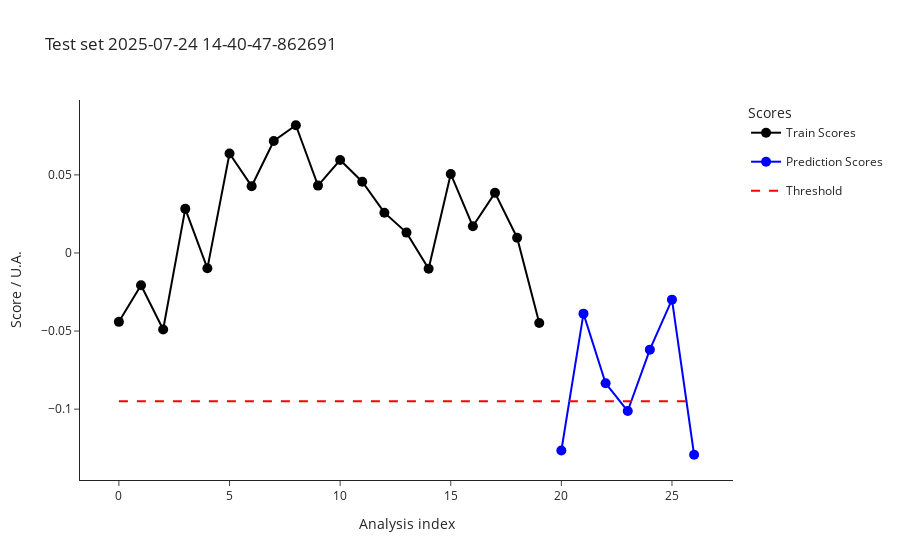

Notebook code for this chart:
### Code cell
import os

parameters_df = []
for i in test_dates:
    test_data = pd.read_csv(f"dev/test_{i}_features.csv")
    test_metadata = pd.read_csv(f"dev/test_{i}_metadata.csv")
    ml_ana.predict(test_data, test_metadata)
    outliers_test = ml_ana.test_prediction_outliers()
    
    classified_test_metadata = outliers_test
    classified_test_metadata["date"] = i
    classified_test_metadata.to_csv(f"dev/test_{i}_classified_samples.csv", index=False)
    print("Test set ", i, ": \n", test_metadata["index"].tolist()) 
    print("\n")
    
    test_batch_parameters = parameters.copy()
    test_set = len(classified_test_metadata)
    train_set = len(ml_ana.get_training_scores())
    threshold = classified_test_metadata["threshold"][1]
    num_outliers = sum(classified_test_metadata["class"] == "outlier")
    percent_outliers = (sum(classified_test_metadata["class"] == "outlier")/len(classified_test_metadata["class"]))*100

    fig_test_scores = ml_ana.plot_scores()
    fig_test_scores.write_image(f"dev/figures/fig_test_{i}_scores.png", width=1100, height= 350, scale = 3)
    fig_test_scores.update_layout(title=f"Test set {i}")
    fig_test_scores.show()

    fig_test_features = ml_ana.plot_data()
    fig_test_features.write_image(f"dev/figures/fig_test_{i}_features.png", width=1100, height= 350, scale = 3)
    #fig_test_features.show()

    test_batch_parameters.update(
        {
        "date" : i,
        "train_set" : train_set, 
        "test_set" : test_set,
        "threshold" : threshold,
        "outliers" : num_outliers,
        "outliers_percent" : percent_outliers
        }
    )
    parameters_df.append(test_batch_parameters)

    #optionally add seen normal curves to train set
    ml_ana.add_prediction()

parameters_df = pd.DataFrame(parameters_df)
if os.path.exists("dev/test_record.csv"):
    old_records = pd.read_csv("dev/test_record.csv")
    parameters_df = pd.concat([old_records, parameters_df])
    parameters_df.drop_duplicates(subset="date", keep="last", inplace=True)
    
parameters_df.to_csv("dev/test_record.csv", index = False)
print("Workflow parameters: \n", parameters_df)

### Figure 1 — Plotly figure (JSON) as saved in the notebook; plotly's stock layout.template omitted (floating-point values rounded to 4 significant figures)
{"data": [{"hovertemplate": ["<b>index: </b>18<br><b>name: </b>210812_Pac--005<br><b>path: </b>C:/Users/Sandeep/Desktop/ExtractedSignals\\210812_Pac 2021-08-12 10-30-07\\210812_Pac--005.D<br><b>batch: </b>210812_Pac 2021-08-12 10-30-07<br><b>batch_position: </b>5<br><b>idle_time: </b>39.0<br><b>sample: </b>NaCl 0,9%<br><b>method: </b>SAA_411_Pac.M<br><b>timestamp: </b>2021-08-12 10:50:23<br><b>detector: </b>G1315C<br><b>pump: </b>G7110B<br><b>start_time: </b>2021-08-12 10:50:57<br><b>end_time: </b>2021-08-12 10:54:57<br><b>runtime: </b>239.7000000000036", "<b>index: </b>19<br><b>name: </b>210812_Pac--006<br><b>path: </b>C:/Users/Sandeep/Desktop/ExtractedSignals\\210812_Pac 2021-08-12 10-30-07\\210812_Pac--006.D<br><b>batch: </b>210812_Pac 2021-08-12 10-30-07<br><b>batch_position: </b>6<br><b>idle_time: </b>39.0<br><b>sample: </b>Blank<br><b>method: </b>SAA_411_Pac.M<br><b>timestamp: </b>2021-08-12 10:55:02<br><b>detector: </b>G1315C<br><b>pump: </b>G7110B<br><b>start_time: </b>2021-08-12 10:55:36<br><b>end_time: </b>2021-08-12 10:59:36<br><b>runtime: </b>239.7000000000036", "<b>index: </b>20<br><b>name: </b>210812_Pac--007<br><b>path: </b>C:/Users/Sandeep/Desktop/ExtractedSignals\\210812_Pac 2021-08-12 10-30-07\\210812_Pac--007.D<br><b>batch: </b>210812_Pac 2021-08-12 10-30-07<br><b>batch_position: </b>7<br><b>idle_time: </b>39.0<br><b>sample: </b>0.025 mg/ml<br><b>method: </b>SAA_411_Pac.M<br><b>timestamp: </b>2021-08-12 10:59:41<br><b>detector: </b>G1315C<br><b>pump: </b>G7110B<br><b>start_time: </b>2021-08-12 11:00:15<br><b>end_time: </b>2021-08-12 11:04:15<br><b>runtime: </b>239.7000000000036", "<b>index: </b>21<br><b>name: </b>210812_Pac--008<br><b>path: </b>C:/Users/Sandeep/Desktop/ExtractedSignals\\210812_Pac 2021-08-12 10-30-07\\210812_Pac--008.D<br><b>batch: </b>210812_Pac 2021-08-12 10-30-07<br><b>batch_position: </b>8<br><b>idle_time: </b>39.0<br><b>sample: </b>Blank<br><b>method: </b>SAA_411_Pac.M<br><b>timestamp: </b>2021-08-12 11:04:20<br><b>detector: </b>G1315C<br><b>pump: </b>G7110B<br><b>start_time: </b>2021-08-12 11:04:54<br><b>end_time: </b>2021-08-12 11:08:54<br><b>runtime: </b>239.7000000000036", "<b>index: </b>22<br><b>name: </b>210812_Pac--009<br><b>path: </b>C:/Users/Sandeep/Desktop/ExtractedSignals\\210812_Pac 2021-08-12 10-30-07\\210812_Pac--009.D<br><b>batch: </b>210812_Pac 2021-08-12 10-30-07<br><b>batch_position: </b>9<br><b>idle_time: </b>38.0<br><b>sample: </b>210806/036 :10<br><b>method: </b>SAA_411_Pac.M<br><b>timestamp: </b>2021-08-12 11:08:59<br><b>detector: </b>G1315C<br><b>pump: </b>G7110B<br><b>start_time: </b>2021-08-12 11:09:32<br><b>end_time: </b>2021-08-12 11:13:32<br><b>runtime: </b>239.7000000000036", "<b>index: </b>23<br><b>name: </b>210812_Pac--010<br><b>path: </b>C:/Users/Sandeep/Desktop/ExtractedSignals\\210812_Pac 2021-08-12 10-30-07\\210812_Pac--010.D<br><b>batch: </b>210812_Pac 2021-08-12 10-30-07<br><b>batch_position: </b>10<br><b>idle_time: </b>39.0<br><b>sample: </b>210806/036 :10<br><b>method: </b>SAA_411_Pac.M<br><b>timestamp: </b>2021-08-12 11:13:37<br><b>detector: </b>G7110B<br><b>pump: </b>G7110B<br><b>start_time: </b>2021-08-12 11:14:11<br><b>end_time: </b>2021-08-12 11:18:11<br><b>runtime: </b>239.7000000000036", "<b>index: </b>24<br><b>name: </b>210812_Pac--011<br><b>path: </b>C:/Users/Sandeep/Desktop/ExtractedSignals\\210812_Pac 2021-08-12 10-30-07\\210812_Pac--011.D<br><b>batch: </b>210812_Pac 2021-08-12 10-30-07<br><b>batch_position: </b>11<br><b>idle_time: </b>39.0<br><b>sample: </b>210806/036 :10<br><b>method: </b>SAA_411_Pac.M<br><b>timestamp: </b>2021-08-12 11:18:16<br><b>detector: </b>G7110B<br><b>pump: </b>G7110B<br><b>start_time: </b>2021-08-12 11:18:50<br><b>end_time: </b>2021-08-12 11:22:50<br><b>runtime: </b>239.7000000000036", "<b>index: </b>25<br><b>name: </b>210812_Pac--012<br><b>path: </b>C:/Users/Sandeep/Desktop/ExtractedSignals\\210812_Pac 2021-08-12 10-30-07\\210812_Pac--012.D<br><b>batch: </b>210812_Pac 2021-08-12 10-30-07<br><b>batch_position: </b>12<br><b>idle_time: </b>39.0<br><b>sample: </b>Blank<br><b>method: </b>SAA_411_Pac.M<br><b>timestamp: </b>2021-08-12 11:22:55<br><b>detector: </b>G1315C<br><b>pump: </b>G7110B<br><b>start_time: </b>2021-08-12 11:23:29<br><b>end_time: </b>2021-08-12 11:27:29<br><b>runtime: </b>239.7000000000036", "<b>index: </b>26<br><b>name: </b>210812_Pac--013<br><b>path: </b>C:/Users/Sandeep/Desktop/ExtractedSignals\\210812_Pac 2021-08-12 10-30-07\\210812_Pac--013.D<br><b>batch: </b>210812_Pac 2021-08-12 10-30-07<br><b>batch_position: </b>13<br><b>idle_time: </b>39.0<br><b>sample: </b>0.025 mg/ml<br><b>method: </b>SAA_411_Pac.M<br><b>timestamp: </b>2021-08-12 11:27:34<br><b>detector: </b>G1315C<br><b>pump: </b>G7110B<br><b>start_time: </b>2021-08-12 11:28:08<br><b>end_time: </b>2021-08-12 11:32:08<br><b>runtime: </b>239.7000000000036", "<b>index: </b>27<br><b>name: </b>210812_Pac--014<br><b>path: </b>C:/Users/Sandeep/Desktop/ExtractedSignals\\210812_Pac 2021-08-12 10-30-07\\210812_Pac--014.D<br><b>batch: </b>210812_Pac 2021-08-12 10-30-07<br><b>batch_position: </b>14<br><b>idle_time: </b>38.0<br><b>sample: </b>Blank<br><b>method: </b>SAA_411_Pac.M<br><b>timestamp: </b>2021-08-12 11:32:13<br><b>detector: </b>G7110B<br><b>pump: </b>G7110B<br><b>start_time: </b>2021-08-12 11:32:46<br><b>end_time: </b>2021-08-12 11:36:47<br><b>runtime: </b>239.7000000000036", "<b>index: </b>51<br><b>name: </b>210813_Pac--005<br><b>path: </b>C:/Users/Sandeep/Desktop/ExtractedSignals\\210813_Pac 2021-08-13 10-37-27\\210813_Pac--005.D<br><b>batch: </b>210813_Pac 2021-08-13 10-37-27<br><b>batch_position: </b>5<br><b>idle_time: </b>39.0<br><b>sample: </b>NaCl 0,9%<br><b>method: </b>SAA_411_Pac.M<br><b>timestamp: </b>2021-08-13 10:57:52<br><b>detector: </b>G7110B<br><b>pump: </b>G7110B<br><b>start_time: </b>2021-08-13 10:58:26<br><b>end_time: </b>2021-08-13 11:02:27<br><b>runtime: </b>239.7000000000036", "<b>index: </b>52<br><b>name: </b>210813_Pac--006<br><b>path: </b>C:/Users/Sandeep/Desktop/ExtractedSignals\\210813_Pac 2021-08-13 10-37-27\\210813_Pac--006.D<br><b>batch: </b>210813_Pac 2021-08-13 10-37-27<br><b>batch_position: </b>6<br><b>idle_time: </b>38.0<br><b>sample: </b>Blank<br><b>method: </b>SAA_411_Pac.M<br><b>timestamp: </b>2021-08-13 11:02:31<br><b>detector: </b>G1315C<br><b>pump: </b>G7110B<br><b>start_time: </b>2021-08-13 11:03:05<br><b>end_time: </b>2021-08-13 11:07:06<br><b>runtime: </b>239.7000000000036", "<b>index: </b>53<br><b>name: </b>210813_Pac--007<br><b>path: </b>C:/Users/Sandeep/Desktop/ExtractedSignals\\210813_Pac 2021-08-13 10-37-27\\210813_Pac--007.D<br><b>batch: </b>210813_Pac 2021-08-13 10-37-27<br><b>batch_position: </b>7<br><b>idle_time: </b>38.0<br><b>sample: </b>0.025 mg/ml<br><b>method: </b>SAA_411_Pac.M<br><b>timestamp: </b>2021-08-13 11:07:10<br><b>detector: </b>G1315C<br><b>pump: </b>G7116B<br><b>start_time: </b>2021-08-13 11:07:44<br><b>end_time: </b>2021-08-13 11:11:45<br><b>runtime: </b>239.7000000000036", "<b>index: </b>54<br><b>name: </b>210813_Pac--008<br><b>path: </b>C:/Users/Sandeep/Desktop/ExtractedSignals\\210813_Pac 2021-08-13 10-37-27\\210813_Pac--008.D<br><b>batch: </b>210813_Pac 2021-08-13 10-37-27<br><b>batch_position: </b>8<br><b>idle_time: </b>38.0<br><b>sample: </b>Blank<br><b>method: </b>SAA_411_Pac.M<br><b>timestamp: </b>2021-08-13 11:11:49<br><b>detector: </b>G1315C<br><b>pump: </b>G7110B<br><b>start_time: </b>2021-08-13 11:12:23<br><b>end_time: </b>2021-08-13 11:16:23<br><b>runtime: </b>239.7000000000036", "<b>index: </b>55<br><b>name: </b>210813_Pac--009<br><b>path: </b>C:/Users/Sandeep/Desktop/ExtractedSignals\\210813_Pac 2021-08-13 10-37-27\\210813_Pac--009.D<br><b>batch: </b>210813_Pac 2021-08-13 10-37-27<br><b>batch_position: </b>9<br><b>idle_time: </b>39.0<br><b>sample: </b>210812/004 :20<br><b>method: </b>SAA_411_Pac.M<br><b>timestamp: </b>2021-08-13 11:16:28<br><b>detector: </b>G1315C<br><b>pump: </b>G7110B<br><b>start_time: </b>2021-08-13 11:17:02<br><b>end_time: </b>2021-08-13 11:21:03<br><b>runtime: </b>239.7000000000036", "<b>index: </b>56<br><b>name: </b>210813_Pac--010<br><b>path: </b>C:/Users/Sandeep/Desktop/ExtractedSignals\\210813_Pac 2021-08-13 10-37-27\\210813_Pac--010.D<br><b>batch: </b>210813_Pac 2021-08-13 10-37-27<br><b>batch_position: </b>10<br><b>idle_time: </b>38.0<br><b>sample: </b>210812/004 :20<br><b>method: </b>SAA_411_Pac.M<br><b>timestamp: </b>2021-08-13 11:21:08<br><b>detector: </b>G1315C<br><b>pump: </b>G7110B<br><b>start_time: </b>2021-08-13 11:21:41<br><b>end_time: </b>2021-08-13 11:25:42<br><b>runtime: </b>239.7000000000036", "<b>index: </b>57<br><b>name: </b>210813_Pac--011<br><b>path: </b>C:/Users/Sandeep/Desktop/ExtractedSignals\\210813_Pac 2021-08-13 10-37-27\\210813_Pac--011.D<br><b>batch: </b>210813_Pac 2021-08-13 10-37-27<br><b>batch_position: </b>11<br><b>idle_time: </b>39.0<br><b>sample: </b>210812/004 :20<br><b>method: </b>SAA_411_Pac.M<br><b>timestamp: </b>2021-08-13 11:25:46<br><b>detector: </b>G1315C<br><b>pump: </b>G7110B<br><b>start_time: </b>2021-08-13 11:26:21<br><b>end_time: </b>2021-08-13 11:30:21<br><b>runtime: </b>239.7000000000036", "<b>index: </b>58<br><b>name: </b>210813_Pac--012<br><b>path: </b>C:/Users/Sandeep/Desktop/ExtractedSignals\\210813_Pac 2021-08-13 10-37-27\\210813_Pac--012.D<br><b>batch: </b>210813_Pac 2021-08-13 10-37-27<br><b>batch_position: </b>12<br><b>idle_time: </b>38.0<br><b>sample: </b>Blank<br><b>method: </b>SAA_411_Pac.M<br><b>timestamp: </b>2021-08-13 11:30:26<br><b>detector: </b>G1315C<br><b>pump: </b>G7110B<br><b>start_time: </b>2021-08-13 11:30:59<br><b>end_time: </b>2021-08-13 11:34:59<br><b>runtime: </b>239.7000000000036", "<b>index: </b>59<br><b>name: </b>210813_Pac--013<br><b>path: </b>C:/Users/Sandeep/Desktop/ExtractedSignals\\210813_Pac 2021-08-13 10-37-27\\210813_Pac--013.D<br><b>batch: </b>210813_Pac 2021-08-13 10-37-27<br><b>batch_position: </b>13<br><b>idle_time: </b>39.0<br><b>sample: </b>0.025 mg/ml<br><b>method: </b>SAA_411_Pac.M<br><b>timestamp: </b>2021-08-13 11:35:04<br><b>detector: </b>G1315C<br><b>pump: </b>G7110B<br><b>start_time: </b>2021-08-13 11:35:38<br><b>end_time: </b>2021-08-13 11:39:38<br><b>runtime: </b>239.7000000000036", "<b>index: </b>60<br><b>name: </b>210813_Pac--014<br><b>path: </b>C:/Users/Sandeep/Desktop/ExtractedSignals\\210813_Pac 2021-08-13 10-37-27\\210813_Pac--014.D<br><b>batch: </b>210813_Pac 2021-08-13 10-37-27<br><b>batch_position: </b>14<br><b>idle_time: </b>38.0<br><b>sample: </b>Blank<br><b>method: </b>SAA_411_Pac.M<br><b>timestamp: </b>2021-08-13 11:39:43<br><b>detector: </b>G1315C<br><b>pump: </b>G7110B<br><b>start_time: </b>2021-08-13 11:40:16<br><b>end_time: </b>2021-08-13 11:44:17<br><b>runtime: </b>239.7000000000036"], "legendgroup": "Train", "line": {"color": "black"}, "marker": {"color": "black", "size": 10}, "mode": "lines+markers", "name": "Train Scores", "text": ["<b>index: </b>18<br><b>name: </b>210812_Pac--005<br><b>path: </b>C:/Users/Sandeep/Desktop/ExtractedSignals\\210812_Pac 2021-08-12 10-30-07\\210812_Pac--005.D<br><b>batch: </b>210812_Pac 2021-08-12 10-30-07<br><b>batch_position: </b>5<br><b>idle_time: </b>39.0<br><b>sample: </b>NaCl 0,9%<br><b>method: </b>SAA_411_Pac.M<br><b>timestamp: </b>2021-08-12 10:50:23<br><b>detector: </b>G1315C<br><b>pump: </b>G7110B<br><b>start_time: </b>2021-08-12 10:50:57<br><b>end_time: </b>2021-08-12 10:54:57<br><b>runtime: </b>239.7000000000036", "<b>index: </b>19<br><b>name: </b>210812_Pac--006<br><b>path: </b>C:/Users/Sandeep/Desktop/ExtractedSignals\\210812_Pac 2021-08-12 10-30-07\\210812_Pac--006.D<br><b>batch: </b>210812_Pac 2021-08-12 10-30-07<br><b>batch_position: </b>6<br><b>idle_time: </b>39.0<br><b>sample: </b>Blank<br><b>method: </b>SAA_411_Pac.M<br><b>timestamp: </b>2021-08-12 10:55:02<br><b>detector: </b>G1315C<br><b>pump: </b>G7110B<br><b>start_time: </b>2021-08-12 10:55:36<br><b>end_time: </b>2021-08-12 10:59:36<br><b>runtime: </b>239.7000000000036", "<b>index: </b>20<br><b>name: </b>210812_Pac--007<br><b>path: </b>C:/Users/Sandeep/Desktop/ExtractedSignals\\210812_Pac 2021-08-12 10-30-07\\210812_Pac--007.D<br><b>batch: </b>210812_Pac 2021-08-12 10-30-07<br><b>batch_position: </b>7<br><b>idle_time: </b>39.0<br><b>sample: </b>0.025 mg/ml<br><b>method: </b>SAA_411_Pac.M<br><b>timestamp: </b>2021-08-12 10:59:41<br><b>detector: </b>G1315C<br><b>pump: </b>G7110B<br><b>start_time: </b>2021-08-12 11:00:15<br><b>end_time: </b>2021-08-12 11:04:15<br><b>runtime: </b>239.7000000000036", "<b>index: </b>21<br><b>name: </b>210812_Pac--008<br><b>path: </b>C:/Users/Sandeep/Desktop/ExtractedSignals\\210812_Pac 2021-08-12 10-30-07\\210812_Pac--008.D<br><b>batch: </b>210812_Pac 2021-08-12 10-30-07<br><b>batch_position: </b>8<br><b>idle_time: </b>39.0<br><b>sample: </b>Blank<br><b>method: </b>SAA_411_Pac.M<br><b>timestamp: </b>2021-08-12 11:04:20<br><b>detector: </b>G1315C<br><b>pump: </b>G7110B<br><b>start_time: </b>2021-08-12 11:04:54<br><b>end_time: </b>2021-08-12 11:08:54<br><b>runtime: </b>239.7000000000036", "<b>index: </b>22<br><b>name: </b>210812_Pac--009<br><b>path: </b>C:/Users/Sandeep/Desktop/ExtractedSignals\\210812_Pac 2021-08-12 10-30-07\\210812_Pac--009.D<br><b>batch: </b>210812_Pac 2021-08-12 10-30-07<br><b>batch_position: </b>9<br><b>idle_time: </b>38.0<br><b>sample: </b>210806/036 :10<br><b>method: </b>SAA_411_Pac.M<br><b>timestamp: </b>2021-08-12 11:08:59<br><b>detector: </b>G1315C<br><b>pump: </b>G7110B<br><b>start_time: </b>2021-08-12 11:09:32<br><b>end_time: </b>2021-08-12 11:13:32<br><b>runtime: </b>239.7000000000036", "<b>index: </b>23<br><b>name: </b>210812_Pac--010<br><b>path: </b>C:/Users/Sandeep/Desktop/ExtractedSignals\\210812_Pac 2021-08-12 10-30-07\\210812_Pac--010.D<br><b>batch: </b>210812_Pac 2021-08-12 10-30-07<br><b>batch_position: </b>10<br><b>idle_time: </b>39.0<br><b>sample: </b>210806/036 :10<br><b>method: </b>SAA_411_Pac.M<br><b>timestamp: </b>2021-08-12 11:13:37<br><b>detector: </b>G7110B<br><b>pump: </b>G7110B<br><b>start_time: </b>2021-08-12 11:14:11<br><b>end_time: </b>2021-08-12 11:18:11<br><b>runtime: </b>239.7000000000036", "<b>index: </b>24<br><b>name: </b>210812_Pac--011<br><b>path: </b>C:/Users/Sandeep/Desktop/ExtractedSignals\\210812_Pac 2021-08-12 10-30-07\\210812_Pac--011.D<br><b>batch: </b>210812_Pac 2021-08-12 10-30-07<br><b>batch_position: </b>11<br><b>idle_time: </b>39.0<br><b>sample: </b>210806/036 :10<br><b>method: </b>SAA_411_Pac.M<br><b>timestamp: </b>2021-08-12 11:18:16<br><b>detector: </b>G7110B<br><b>pump: </b>G7110B<br><b>start_time: </b>2021-08-12 11:18:50<br><b>end_time: </b>2021-08-12 11:22:50<br><b>runtime: </b>239.7000000000036", "<b>index: </b>25<br><b>name: </b>210812_Pac--012<br><b>path: </b>C:/Users/Sandeep/Desktop/ExtractedSignals\\210812_Pac 2021-08-12 10-30-07\\210812_Pac--012.D<br><b>batch: </b>210812_Pac 2021-08-12 10-30-07<br><b>batch_position: </b>12<br><b>idle_time: </b>39.0<br><b>sample: </b>Blank<br><b>method: </b>SAA_411_Pac.M<br><b>timestamp: </b>2021-08-12 11:22:55<br><b>detector: </b>G1315C<br><b>pump: </b>G7110B<br><b>start_time: </b>2021-08-12 11:23:29<br><b>end_time: </b>2021-08-12 11:27:29<br><b>runtime: </b>239.7000000000036", "<b>index: </b>26<br><b>name: </b>210812_Pac--013<br><b>path: </b>C:/Users/Sandeep/Desktop/ExtractedSignals\\210812_Pac 2021-08-12 10-30-07\\210812_Pac--013.D<br><b>batch: </b>210812_Pac 2021-08-12 10-30-07<br><b>batch_position: </b>13<br><b>idle_time: </b>39.0<br><b>sample: </b>0.025 mg/ml<br><b>method: </b>SAA_411_Pac.M<br><b>timestamp: </b>2021-08-12 11:27:34<br><b>detector: </b>G1315C<br><b>pump: </b>G7110B<br><b>start_time: </b>2021-08-12 11:28:08<br><b>end_time: </b>2021-08-12 11:32:08<br><b>runtime: </b>239.7000000000036", "<b>index: </b>27<br><b>name: </b>210812_Pac--014<br><b>path: </b>C:/Users/Sandeep/Desktop/ExtractedSignals\\210812_Pac 2021-08-12 10-30-07\\210812_Pac--014.D<br><b>batch: </b>210812_Pac 2021-08-12 10-30-07<br><b>batch_position: </b>14<br><b>idle_time: </b>38.0<br><b>sample: </b>Blank<br><b>method: </b>SAA_411_Pac.M<br><b>timestamp: </b>2021-08-12 11:32:13<br><b>detector: </b>G7110B<br><b>pump: </b>G7110B<br><b>start_time: </b>2021-08-12 11:32:46<br><b>end_time: </b>2021-08-12 11:36:47<br><b>runtime: </b>239.7000000000036", "<b>index: </b>51<br><b>name: </b>210813_Pac--005<br><b>path: </b>C:/Users/Sandeep/Desktop/ExtractedSignals\\210813_Pac 2021-08-13 10-37-27\\210813_Pac--005.D<br><b>batch: </b>210813_Pac 2021-08-13 10-37-27<br><b>batch_position: </b>5<br><b>idle_time: </b>39.0<br><b>sample: </b>NaCl 0,9%<br><b>method: </b>SAA_411_Pac.M<br><b>timestamp: </b>2021-08-13 10:57:52<br><b>detector: </b>G7110B<br><b>pump: </b>G7110B<br><b>start_time: </b>2021-08-13 10:58:26<br><b>end_time: </b>2021-08-13 11:02:27<br><b>runtime: </b>239.7000000000036", "<b>index: </b>52<br><b>name: </b>210813_Pac--006<br><b>path: </b>C:/Users/Sandeep/Desktop/ExtractedSignals\\210813_Pac 2021-08-13 10-37-27\\210813_Pac--006.D<br><b>batch: </b>210813_Pac 2021-08-13 10-37-27<br><b>batch_position: </b>6<br><b>idle_time: </b>38.0<br><b>sample: </b>Blank<br><b>method: </b>SAA_411_Pac.M<br><b>timestamp: </b>2021-08-13 11:02:31<br><b>detector: </b>G1315C<br><b>pump: </b>G7110B<br><b>start_time: </b>2021-08-13 11:03:05<br><b>end_time: </b>2021-08-13 11:07:06<br><b>runtime: </b>239.7000000000036", "<b>index: </b>53<br><b>name: </b>210813_Pac--007<br><b>path: </b>C:/Users/Sandeep/Desktop/ExtractedSignals\\210813_Pac 2021-08-13 10-37-27\\210813_Pac--007.D<br><b>batch: </b>210813_Pac 2021-08-13 10-37-27<br><b>batch_position: </b>7<br><b>idle_time: </b>38.0<br><b>sample: </b>0.025 mg/ml<br><b>method: </b>SAA_411_Pac.M<br><b>timestamp: </b>2021-08-13 11:07:10<br><b>detector: </b>G1315C<br><b>pump: </b>G7116B<br><b>start_time: </b>2021-08-13 11:07:44<br><b>end_time: </b>2021-08-13 11:11:45<br><b>runtime: </b>239.7000000000036", "<b>index: </b>54<br><b>name: </b>210813_Pac--008<br><b>path: </b>C:/Users/Sandeep/Desktop/ExtractedSignals\\210813_Pac 2021-08-13 10-37-27\\210813_Pac--008.D<br><b>batch: </b>210813_Pac 2021-08-13 10-37-27<br><b>batch_position: </b>8<br><b>idle_time: </b>38.0<br><b>sample: </b>Blank<br><b>method: </b>SAA_411_Pac.M<br><b>timestamp: </b>2021-08-13 11:11:49<br><b>detector: </b>G1315C<br><b>pump: </b>G7110B<br><b>start_time: </b>2021-08-13 11:12:23<br><b>end_time: </b>2021-08-13 11:16:23<br><b>runtime: </b>239.7000000000036", "<b>index: </b>55<br><b>name: </b>210813_Pac--009<br><b>path: </b>C:/Users/Sandeep/Desktop/ExtractedSignals\\210813_Pac 2021-08-13 10-37-27\\210813_Pac--009.D<br><b>batch: </b>210813_Pac 2021-08-13 10-37-27<br><b>batch_position: </b>9<br><b>idle_time: </b>39.0<br><b>sample: </b>210812/004 :20<br><b>method: </b>SAA_411_Pac.M<br><b>timestamp: </b>2021-08-13 11:16:28<br><b>detector: </b>G1315C<br><b>pump: </b>G7110B<br><b>start_time: </b>2021-08-13 11:17:02<br><b>end_time: </b>2021-08-13 11:21:03<br><b>runtime: </b>239.7000000000036", "<b>index: </b>56<br><b>name: </b>210813_Pac--010<br><b>path: </b>C:/Users/Sandeep/Desktop/ExtractedSignals\\210813_Pac 2021-08-13 10-37-27\\210813_Pac--010.D<br><b>batch: </b>210813_Pac 2021-08-13 10-37-27<br><b>batch_position: </b>10<br><b>idle_time: </b>38.0<br><b>sample: </b>210812/004 :20<br><b>method: </b>SAA_411_Pac.M<br><b>timestamp: </b>2021-08-13 11:21:08<br><b>detector: </b>G1315C<br><b>pump: </b>G7110B<br><b>start_time: </b>2021-08-13 11:21:41<br><b>end_time: </b>2021-08-13 11:25:42<br><b>runtime: </b>239.7000000000036", "<b>index: </b>57<br><b>name: </b>210813_Pac--011<br><b>path: </b>C:/Users/Sandeep/Desktop/ExtractedSignals\\210813_Pac 2021-08-13 10-37-27\\210813_Pac--011.D<br><b>batch: </b>210813_Pac 2021-08-13 10-37-27<br><b>batch_position: </b>11<br><b>idle_time: </b>39.0<br><b>sample: </b>210812/004 :20<br><b>method: </b>SAA_411_Pac.M<br><b>timestamp: </b>2021-08-13 11:25:46<br><b>detector: </b>G1315C<br><b>pump: </b>G7110B<br><b>start_time: </b>2021-08-13 11:26:21<br><b>end_time: </b>2021-08-13 11:30:21<br><b>runtime: </b>239.7000000000036", "<b>index: </b>58<br><b>name: </b>210813_Pac--012<br><b>path: </b>C:/Users/Sandeep/Desktop/ExtractedSignals\\210813_Pac 2021-08-13 10-37-27\\210813_Pac--012.D<br><b>batch: </b>210813_Pac 2021-08-13 10-37-27<br><b>batch_position: </b>12<br><b>idle_time: </b>38.0<br><b>sample: </b>Blank<br><b>method: </b>SAA_411_Pac.M<br><b>timestamp: </b>2021-08-13 11:30:26<br><b>detector: </b>G1315C<br><b>pump: </b>G7110B<br><b>start_time: </b>2021-08-13 11:30:59<br><b>end_time: </b>2021-08-13 11:34:59<br><b>runtime: </b>239.7000000000036", "<b>index: </b>59<br><b>name: </b>210813_Pac--013<br><b>path: </b>C:/Users/Sandeep/Desktop/ExtractedSignals\\210813_Pac 2021-08-13 10-37-27\\210813_Pac--013.D<br><b>batch: </b>210813_Pac 2021-08-13 10-37-27<br><b>batch_position: </b>13<br><b>idle_time: </b>39.0<br><b>sample: </b>0.025 mg/ml<br><b>method: </b>SAA_411_Pac.M<br><b>timestamp: </b>2021-08-13 11:35:04<br><b>detector: </b>G1315C<br><b>pump: </b>G7110B<br><b>start_time: </b>2021-08-13 11:35:38<br><b>end_time: </b>2021-08-13 11:39:38<br><b>runtime: </b>239.7000000000036", "<b>index: </b>60<br><b>name: </b>210813_Pac--014<br><b>path: </b>C:/Users/Sandeep/Desktop/ExtractedSignals\\210813_Pac 2021-08-13 10-37-27\\210813_Pac--014.D<br><b>batch: </b>210813_Pac 2021-08-13 10-37-27<br><b>batch_position: </b>14<br><b>idle_time: </b>38.0<br><b>sample: </b>Blank<br><b>method: </b>SAA_411_Pac.M<br><b>timestamp: </b>2021-08-13 11:39:43<br><b>detector: </b>G1315C<br><b>pump: </b>G7110B<br><b>start_time: </b>2021-08-13 11:40:16<br><b>end_time: </b>2021-08-13 11:44:17<br><b>runtime: </b>239.7000000000036"], "type": "scatter", "x": [0, 1, 2, 3, 4, 5, 6, 7, 8, 9, 10, 11, 12, 13, 14, 15, 16, 17, 18, 19], "y": [-0.0441, -0.02063, -0.04898, 0.02825, -0.009832, 0.06372, 0.0428, 0.0717, 0.08179, 0.04315, 0.05954, 0.04563, 0.02579, 0.01304, -0.01013, 0.05061, 0.01709, 0.0385, 0.009774, -0.04481]}, {"hovertemplate": ["<b>index: </b>238<br><b>name: </b>210906_Pac--005<br><b>path: </b>C:/Users/Sandeep/Desktop/ExtractedSignals\\210906_Pac 2021-09-06 11-09-22\\210906_Pac--005.D<br><b>batch: </b>210906_Pac 2021-09-06 11-09-22<br><b>batch_position: </b>5<br><b>idle_time: </b>38.0<br><b>sample: </b>NaCl 0,9%<br><b>method: </b>SAA_411_Pac.M<br><b>timestamp: </b>2021-09-06 11:28:17<br><b>detector: </b>G1315C<br><b>pump: </b>G7116B<br><b>start_time: </b>2021-09-06 11:28:51<br><b>end_time: </b>2021-09-06 11:32:51<br><b>runtime: </b>239.7000000000036", "<b>index: </b>125<br><b>name: </b>210819_Pac--010<br><b>path: </b>C:/Users/Sandeep/Desktop/ExtractedSignals\\210819_Pac 2021-08-19 15-50-49\\210819_Pac--010.D<br><b>batch: </b>210819_Pac 2021-08-19 15-50-49<br><b>batch_position: </b>10<br><b>idle_time: </b>39.0<br><b>sample: </b>210818/001 :20<br><b>method: </b>SAA_411_Pac.M<br><b>timestamp: </b>2021-08-19 16:34:42<br><b>detector: </b>G7110B<br><b>pump: </b>G7110B<br><b>start_time: </b>2021-08-19 16:35:16<br><b>end_time: </b>2021-08-19 16:39:17<br><b>runtime: </b>239.7000000000036", "<b>index: </b>165<br><b>name: </b>210826_Pac--017<br><b>path: </b>C:/Users/Sandeep/Desktop/ExtractedSignals\\210826_Pac 2021-08-26 16-15-14\\210826_Pac--017.D<br><b>batch: </b>210826_Pac 2021-08-26 16-15-14<br><b>batch_position: </b>17<br><b>idle_time: </b>41.0<br><b>sample: </b>210826/002 :10<br><b>method: </b>SAA_411_Pac.M<br><b>timestamp: </b>2021-08-26 17:30:12<br><b>detector: </b>G1315C<br><b>pump: </b>G7110B<br><b>start_time: </b>2021-08-26 17:30:46<br><b>end_time: </b>2021-08-26 17:34:46<br><b>runtime: </b>239.7000000000036", "<b>index: </b>275<br><b>name: </b>210910_Pac--010<br><b>path: </b>C:/Users/Sandeep/Desktop/ExtractedSignals\\210910_Pac 2021-09-10 14-25-54\\210910_Pac--010.D<br><b>batch: </b>210910_Pac 2021-09-10 14-25-54<br><b>batch_position: </b>10<br><b>idle_time: </b>37.0<br><b>sample: </b>210903/021 :10<br><b>method: </b>SAA_411_Pac.M<br><b>timestamp: </b>2021-09-10 15:09:12<br><b>detector: </b>G7110B<br><b>pump: </b>G7110B<br><b>start_time: </b>2021-09-10 15:09:44<br><b>end_time: </b>2021-09-10 15:13:45<br><b>runtime: </b>239.7000000000036", "<b>index: </b>150<br><b>name: </b>210826_Pac--002<br><b>path: </b>C:/Users/Sandeep/Desktop/ExtractedSignals\\210826_Pac 2021-08-26 16-15-14\\210826_Pac--002.D<br><b>batch: </b>210826_Pac 2021-08-26 16-15-14<br><b>batch_position: </b>2<br><b>idle_time: </b>40.0<br><b>sample: </b>Blank<br><b>method: </b>SAA_411_Pac.M<br><b>timestamp: </b>2021-08-26 16:20:13<br><b>detector: </b>G7110B<br><b>pump: </b>G7110B<br><b>start_time: </b>2021-08-26 16:20:47<br><b>end_time: </b>2021-08-26 16:24:47<br><b>runtime: </b>239.4000000000036", "<b>index: </b>124<br><b>name: </b>210819_Pac--009<br><b>path: </b>C:/Users/Sandeep/Desktop/ExtractedSignals\\210819_Pac 2021-08-19 15-50-49\\210819_Pac--009.D<br><b>batch: </b>210819_Pac 2021-08-19 15-50-49<br><b>batch_position: </b>9<br><b>idle_time: </b>39.0<br><b>sample: </b>210818/001 :20<br><b>method: </b>SAA_411_Pac.M<br><b>timestamp: </b>2021-08-19 16:30:03<br><b>detector: </b>G1315C<br><b>pump: </b>G7110B<br><b>start_time: </b>2021-08-19 16:30:37<br><b>end_time: </b>2021-08-19 16:34:37<br><b>runtime: </b>239.7000000000036", "<b>index: </b>237<br><b>name: </b>210906_Pac--004<br><b>path: </b>C:/Users/Sandeep/Desktop/ExtractedSignals\\210906_Pac 2021-09-06 11-09-22\\210906_Pac--004.D<br><b>batch: </b>210906_Pac 2021-09-06 11-09-22<br><b>batch_position: </b>4<br><b>idle_time: </b>39.0<br><b>sample: </b>Blank<br><b>method: </b>SAA_411_Pac.M<br><b>timestamp: </b>2021-09-06 11:23:39<br><b>detector: </b>G1315C<br><b>pump: </b>G7110B<br><b>start_time: </b>2021-09-06 11:24:12<br><b>end_time: </b>2021-09-06 11:28:13<br><b>runtime: </b>239.7000000000036"], "legendgroup": "Prediction", "line": {"color": "blue"}, "marker": {"color": "blue", "size": 10}, "mode": "lines+markers", "name": "Prediction Scores", "text": ["<b>index: </b>238<br><b>name: </b>210906_Pac--005<br><b>path: </b>C:/Users/Sandeep/Desktop/ExtractedSignals\\210906_Pac 2021-09-06 11-09-22\\210906_Pac--005.D<br><b>batch: </b>210906_Pac 2021-09-06 11-09-22<br><b>batch_position: </b>5<br><b>idle_time: </b>38.0<br><b>sample: </b>NaCl 0,9%<br><b>method: </b>SAA_411_Pac.M<br><b>timestamp: </b>2021-09-06 11:28:17<br><b>detector: </b>G1315C<br><b>pump: </b>G7116B<br><b>start_time: </b>2021-09-06 11:28:51<br><b>end_time: </b>2021-09-06 11:32:51<br><b>runtime: </b>239.7000000000036", "<b>index: </b>125<br><b>name: </b>210819_Pac--010<br><b>path: </b>C:/Users/Sandeep/Desktop/ExtractedSignals\\210819_Pac 2021-08-19 15-50-49\\210819_Pac--010.D<br><b>batch: </b>210819_Pac 2021-08-19 15-50-49<br><b>batch_position: </b>10<br><b>idle_time: </b>39.0<br><b>sample: </b>210818/001 :20<br><b>method: </b>SAA_411_Pac.M<br><b>timestamp: </b>2021-08-19 16:34:42<br><b>detector: </b>G7110B<br><b>pump: </b>G7110B<br><b>start_time: </b>2021-08-19 16:35:16<br><b>end_time: </b>2021-08-19 16:39:17<br><b>runtime: </b>239.7000000000036", "<b>index: </b>165<br><b>name: </b>210826_Pac--017<br><b>path: </b>C:/Users/Sandeep/Desktop/ExtractedSignals\\210826_Pac 2021-08-26 16-15-14\\210826_Pac--017.D<br><b>batch: </b>210826_Pac 2021-08-26 16-15-14<br><b>batch_position: </b>17<br><b>idle_time: </b>41.0<br><b>sample: </b>210826/002 :10<br><b>method: </b>SAA_411_Pac.M<br><b>timestamp: </b>2021-08-26 17:30:12<br><b>detector: </b>G1315C<br><b>pump: </b>G7110B<br><b>start_time: </b>2021-08-26 17:30:46<br><b>end_time: </b>2021-08-26 17:34:46<br><b>runtime: </b>239.7000000000036", "<b>index: </b>275<br><b>name: </b>210910_Pac--010<br><b>path: </b>C:/Users/Sandeep/Desktop/ExtractedSignals\\210910_Pac 2021-09-10 14-25-54\\210910_Pac--010.D<br><b>batch: </b>210910_Pac 2021-09-10 14-25-54<br><b>batch_position: </b>10<br><b>idle_time: </b>37.0<br><b>sample: </b>210903/021 :10<br><b>method: </b>SAA_411_Pac.M<br><b>timestamp: </b>2021-09-10 15:09:12<br><b>detector: </b>G7110B<br><b>pump: </b>G7110B<br><b>start_time: </b>2021-09-10 15:09:44<br><b>end_time: </b>2021-09-10 15:13:45<br><b>runtime: </b>239.7000000000036", "<b>index: </b>150<br><b>name: </b>210826_Pac--002<br><b>path: </b>C:/Users/Sandeep/Desktop/ExtractedSignals\\210826_Pac 2021-08-26 16-15-14\\210826_Pac--002.D<br><b>batch: </b>210826_Pac 2021-08-26 16-15-14<br><b>batch_position: </b>2<br><b>idle_time: </b>40.0<br><b>sample: </b>Blank<br><b>method: </b>SAA_411_Pac.M<br><b>timestamp: </b>2021-08-26 16:20:13<br><b>detector: </b>G7110B<br><b>pump: </b>G7110B<br><b>start_time: </b>2021-08-26 16:20:47<br><b>end_time: </b>2021-08-26 16:24:47<br><b>runtime: </b>239.4000000000036", "<b>index: </b>124<br><b>name: </b>210819_Pac--009<br><b>path: </b>C:/Users/Sandeep/Desktop/ExtractedSignals\\210819_Pac 2021-08-19 15-50-49\\210819_Pac--009.D<br><b>batch: </b>210819_Pac 2021-08-19 15-50-49<br><b>batch_position: </b>9<br><b>idle_time: </b>39.0<br><b>sample: </b>210818/001 :20<br><b>method: </b>SAA_411_Pac.M<br><b>timestamp: </b>2021-08-19 16:30:03<br><b>detector: </b>G1315C<br><b>pump: </b>G7110B<br><b>start_time: </b>2021-08-19 16:30:37<br><b>end_time: </b>2021-08-19 16:34:37<br><b>runtime: </b>239.7000000000036", "<b>index: </b>237<br><b>name: </b>210906_Pac--004<br><b>path: </b>C:/Users/Sandeep/Desktop/ExtractedSignals\\210906_Pac 2021-09-06 11-09-22\\210906_Pac--004.D<br><b>batch: </b>210906_Pac 2021-09-06 11-09-22<br><b>batch_position: </b>4<br><b>idle_time: </b>39.0<br><b>sample: </b>Blank<br><b>method: </b>SAA_411_Pac.M<br><b>timestamp: </b>2021-09-06 11:23:39<br><b>detector: </b>G1315C<br><b>pump: </b>G7110B<br><b>start_time: </b>2021-09-06 11:24:12<br><b>end_time: </b>2021-09-06 11:28:13<br><b>runtime: </b>239.7000000000036"], "type": "scatter", "x": [20, 21, 22, 23, 24, 25, 26], "y": [-0.1265, -0.03886, -0.08341, -0.1012, -0.06191, -0.02988, -0.1292]}, {"legendgroup": "Threshold", "line": {"color": "red", "dash": "dash"}, "mode": "lines", "name": "Threshold", "type": "scatter", "x": [0, 26], "y": [-0.09502, -0.09502]}], "layout": {"legend": {"title": {"text": "Scores"}}, "title": {"text": "Test set 2025-07-24 14-40-47-862691"}, "xaxis": {"title": {"text": "Analysis index"}}, "yaxis": {"title": {"text": "Score / U.A."}}}}
